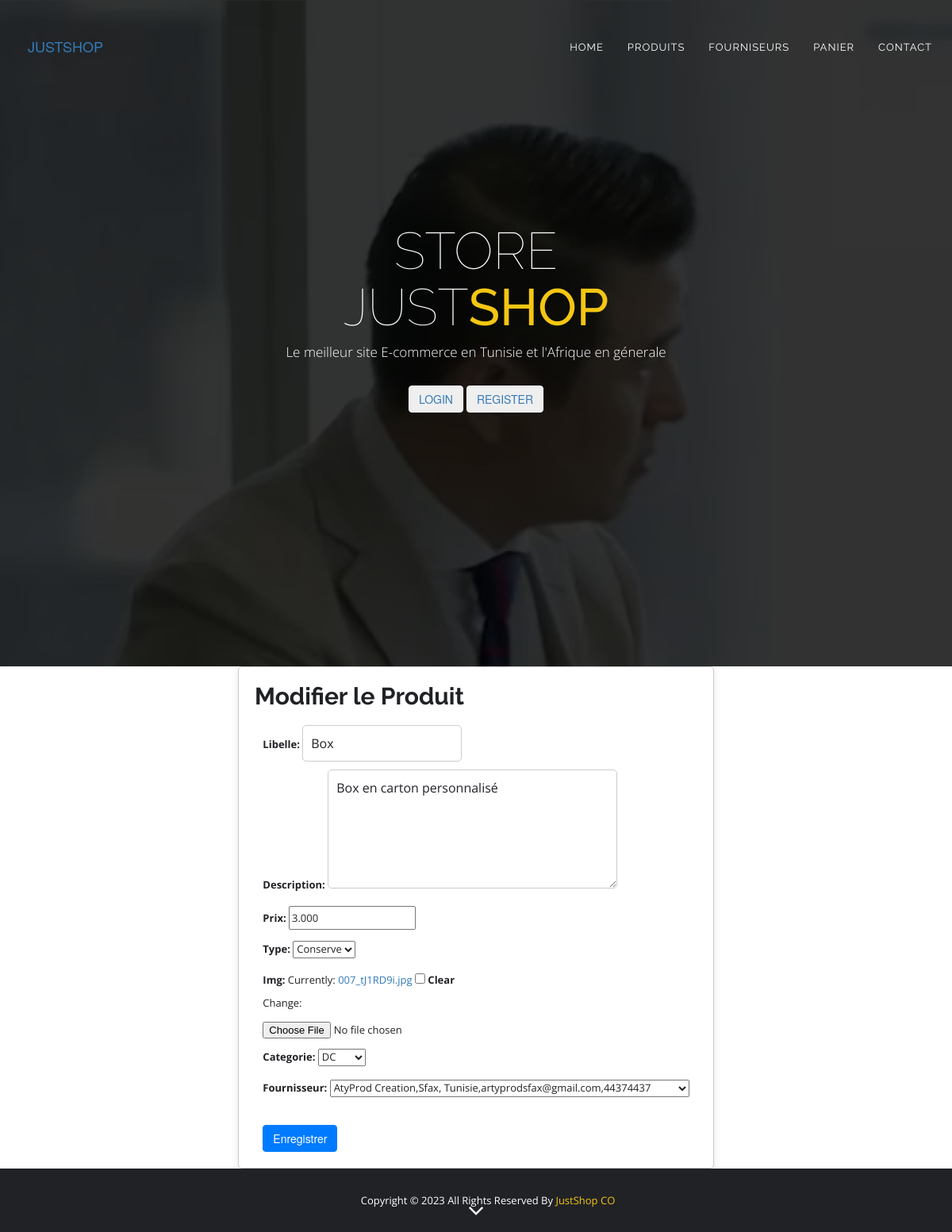
Page /shop/produit/modifier/13/ on the committed database.
### shop/models.py (models this page shows, shortened)
class Produit(models.Model):
    id = models.AutoField(primary_key=True)
    libelle = models.CharField(max_length=100)
    description = models.TextField(default='Non définie')
    prix = models.DecimalField(max_digits=10, decimal_places=3)
    type = models.CharField(max_length=2, choices=TYPE_CHOICES, default='em')
    img = models.ImageField(blank=True)
    categorie = models.ForeignKey('Categorie', on_delete=models.CASCADE, null=True)
    fournisseur=models.ForeignKey('Fournisseur',on_delete=models.CASCADE,null=True)

### shop/views.py (the view)
# urls.py: path('produit/modifier/<int:produit_id>/', views.edit_produit, name='modifier_produit'),
def edit_produit(request, produit_id):
    produit = Produit.objects.get(id=produit_id)
    form = ProduitForm(request.POST or None, request.FILES or None, instance=produit)
    if form.is_valid():
        form.save()
        return redirect('produit')
    return render(request, 'shop/modifier_produit.html', {'form': form})

### shop/forms.py
class ProduitForm(forms.ModelForm):
    class Meta:
        model = Produit
        fields = ('libelle', 'description', 'prix', 'type', 'img', 'categorie', 'fournisseur')

### shop/models.py (called while the page is built)
    def __str__(self):
        return self.name

    def __str__(self):
        return (self.nom+','+self.adresse+','+self.email+','+self.telephone)

### shop/templates/shop/modifier_produit.html (shortened to what this page needs)
{% extends 'shop/base.html' %}
{% load static %}
{% block content %}
<br><br>
<section class="section-edit-equipe">
    <div class="container">
        <div class="card">
            <div class="card-header">
                <h2>Modifier le Produit</h2>
            </div>
            <div class="card-body">
                <form method="POST" enctype="multipart/form-data">
                    {{ form.as_p }}
                    <br>
                    <button type="submit" class="btn btn-primary" >Enregistrer</button>
                </form>
            </div>
        </div>
    </div>
</section>
{% endblock %}

### shop/static/css/style.css (style rules this page uses)
html, body { height: 100%; }
body { color: #212226; }
h1, h2, h3, h4, h5, h6 { font-family: "Raleway", sans-serif; }
p { font-family: "Open Sans", sans-serif; font-size: 13px; font-weight: 400; line-height: 24px; }
section { background: #fff; overflow: hidden; }

### shop/templates/shop/modifier_produit.html (style rules this page uses)
label { font-weight: bold; margin-bottom: 5px; }
input[type="text"], textarea { padding: 10px; font-size: 16px; border-radius: 5px; border: 1px solid #ccc; }
input[type="file"] { margin-top: 10px; }
textarea { height: 150px; }
.section-edit-equipe { display: flex; justify-content: center; align-items: center; min-height: calc(100vh - 200px); }
.card { max-width: 600px; width: 100%; border: 1px solid #ccc; border-radius: 5px; box-shadow: 0 2px 10px rgba(0, 0, 0, 0.1); margin: 0 auto; background-color: #fff; padding: 20px; }
.card-header { margin-bottom: 20px; }
.card-header h2 { font-size: 30px; font-weight: bold; margin: 0; }
.card-body { display: flex; flex-direction: column; align-items: center; }
.btn-primary { background-color: #007bff; border-color: #007bff; }

### rows in the picture
Produit: libelle "Box", description "Box en carton personnalisé", prix "3.000", type "Conserve", categorie "DC", fournisseur "AtyProd Creation,Sfax, Tunisie,artyprodsfax@gmail.com,44374437"
